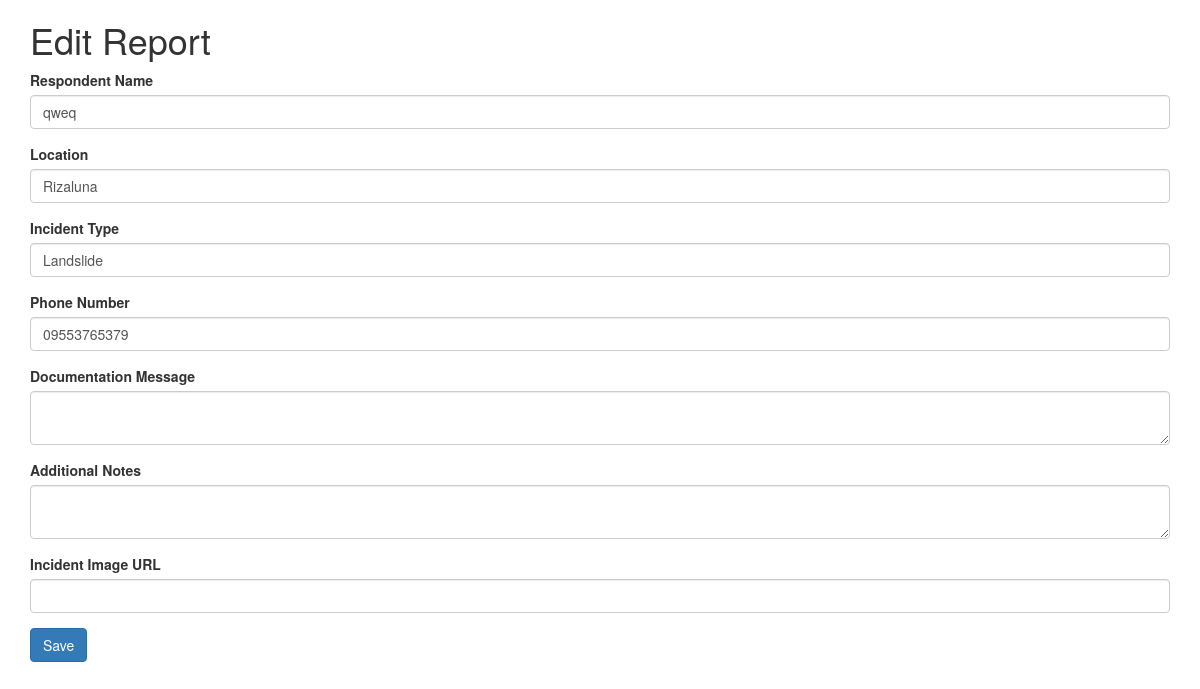
Screenshot of /edit_report.php?id=3 with the database file from the repository.
### tables this page shows
CREATE TABLE `reports` (
  `id` int(11) NOT NULL,
  `respondent_name` varchar(255) DEFAULT NULL,
  `location` varchar(255) DEFAULT NULL,
  `phone_number` varchar(15) DEFAULT NULL,
  `incident_type` varchar(255) DEFAULT NULL,
  `incident_image` varchar(255) DEFAULT NULL,
  `latitude` decimal(10,8) DEFAULT NULL,
  `longitude` decimal(10,8) DEFAULT NULL,
  `created_at` timestamp NOT NULL DEFAULT current_timestamp(),
  `status` varchar(50) DEFAULT NULL,
  `user_id` int(11) DEFAULT NULL,
  `documentation_message` text DEFAULT NULL,
  `additional_notes` text DEFAULT NULL
);

### edit_report.php (the view, shortened to what this page needs)
<?php
include('db_connection.php');
$report_id = $_GET['id'];
$stmt = $conn->prepare("SELECT * FROM reports WHERE id = ?");
$stmt->bind_param("i", $report_id);
$stmt->execute();
$report = $stmt->get_result()->fetch_assoc();
?>
<!DOCTYPE html>
<html lang="en">
<head>
    <link rel='stylesheet' href='//maxcdn.bootstrapcdn.com/bootstrap/3.3.5/css/bootstrap.min.css'>
</head>
<body>
<div class="container">
    <h1>Edit Report</h1>
    <form method="POST">
        <div class="form-group">
            <label for="respondent_name">Respondent Name</label>
            <input type="text" class="form-control" id="respondent_name" name="respondent_name" value="<?php echo htmlspecialchars($report['respondent_name']); ?>" required>
        </div>
        <div class="form-group">
            <label for="location">Location</label>
            <input type="text" class="form-control" id="location" name="location" value="<?php echo htmlspecialchars($report['location']); ?>" required>
        </div>
        <div class="form-group">
            <label for="incident_type">Incident Type</label>
            <input type="text" class="form-control" id="incident_type" name="incident_type" value="<?php echo htmlspecialchars($report['incident_type']); ?>" required>
        </div>
        <div class="form-group">
            <label for="phone_number">Phone Number</label>
            <input type="text" class="form-control" id="phone_number" name="phone_number" value="<?php echo htmlspecialchars($report['phone_number']); ?>" required>
        </div>
        <div class="form-group">
            <label for="documentation_message">Documentation Message</label>
            <textarea class="form-control" id="documentation_message" name="documentation_message" required><?php echo htmlspecialchars($report['documentation_message']); ?></textarea>
        </div>
        <div class="form-group">
            <label for="additional_notes">Additional Notes</label>
            <textarea class="form-control" id="additional_notes" name="additional_notes"><?php echo htmlspecialchars($report['additional_notes']); ?></textarea>
        </div>
        <div class="form-group">
            <label for="incident_image">Incident Image URL</label>
            <input type="text" class="form-control" id="incident_image" name="incident_image" value="<?php echo htmlspecialchars($report['incident_image']); ?>" required>
        </div>
        <button type="submit" class="btn btn-primary">Save</button>
    </form>
</div>
</body>
</html>

### rows the page displays
reports: respondent_name "qweq", location "Rizaluna", incident_type "Landslide", phone_number "09553765379"
